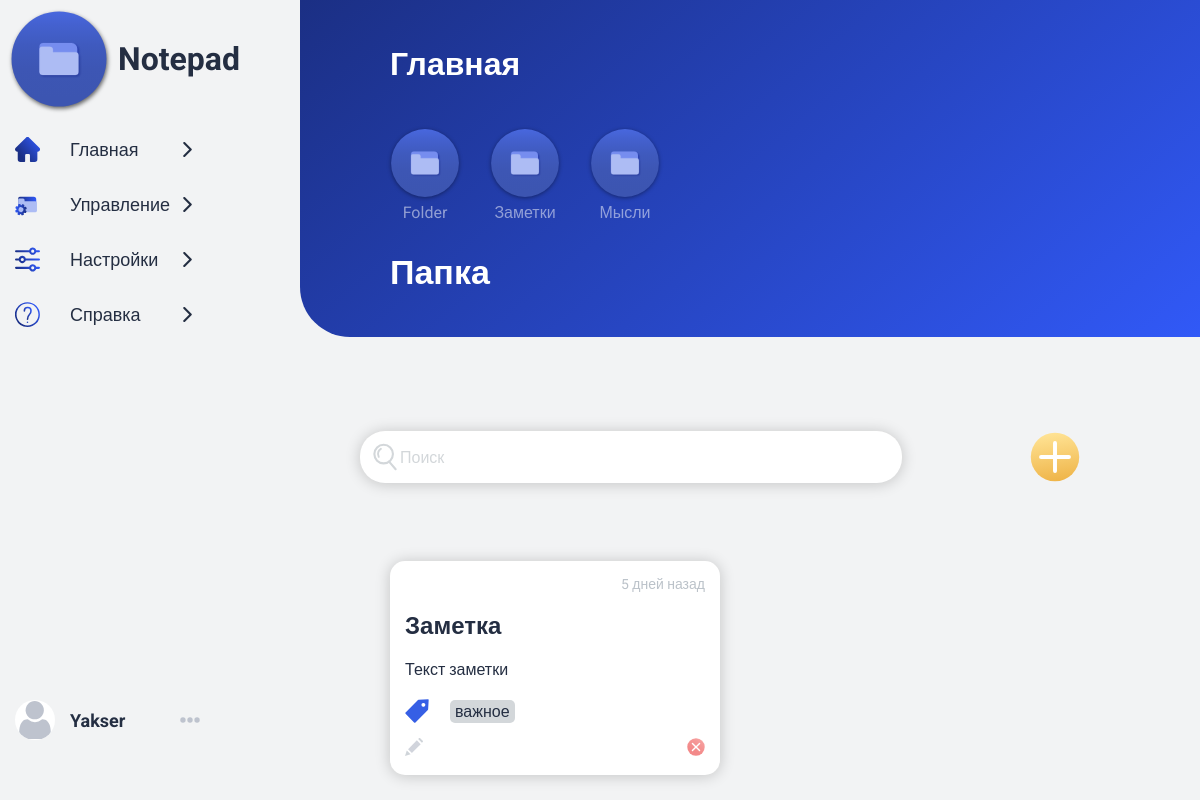
The page /2 (signed in) on the database its author committed.
### data/user.py (models this page shows, shortened)
class User(SqlAlchemyBase, UserMixin, SerializerMixin):
    __tablename__ = 'user'
    id = sqlalchemy.Column(sqlalchemy.Integer,
                           primary_key=True, autoincrement=True)
    login = sqlalchemy.Column(sqlalchemy.String, unique=True, nullable=False)
    password = sqlalchemy.Column(sqlalchemy.String, nullable=False)
    name = sqlalchemy.Column(sqlalchemy.String)
    surname = sqlalchemy.Column(sqlalchemy.String)
    sex = sqlalchemy.Column(sqlalchemy.String)
    country = sqlalchemy.Column(sqlalchemy.String)
    city = sqlalchemy.Column(sqlalchemy.String)
    phone = sqlalchemy.Column(sqlalchemy.String)
    email = sqlalchemy.Column(sqlalchemy.String, unique=True, nullable=False)
    modified_date = sqlalchemy.Column(sqlalchemy.String,
                                      default=current_date)
    folders = orm.relation("Folder", back_populates='user')

### data/folder.py (models this page shows, shortened)
class Folder(SqlAlchemyBase, SerializerMixin):
    __tablename__ = 'folder'
    id = sqlalchemy.Column(sqlalchemy.Integer, primary_key=True, unique=True, nullable=False)
    name = sqlalchemy.Column(sqlalchemy.String, nullable=False)
    date = sqlalchemy.Column(sqlalchemy.String, nullable=True, default=current_date)
    user_id = sqlalchemy.Column(sqlalchemy.Integer,
                                sqlalchemy.ForeignKey("user.id"))
    user = orm.relation('User')
    notes = orm.relation("Note", back_populates='folder')

### data/note.py (models this page shows, shortened)
class Note(SqlAlchemyBase, SerializerMixin):
    __tablename__ = 'note'
    id = sqlalchemy.Column(sqlalchemy.Integer, primary_key=True, unique=True, nullable=False)
    header = sqlalchemy.Column(sqlalchemy.String, nullable=False)
    text = sqlalchemy.Column(sqlalchemy.Text, nullable=True)
    date = sqlalchemy.Column(sqlalchemy.String, nullable=True, default=current_date)
    favorite = sqlalchemy.Column(sqlalchemy.Boolean, nullable=True)
    folder_id = sqlalchemy.Column(sqlalchemy.Integer,
                                  sqlalchemy.ForeignKey("folder.id"))
    folder = orm.relation('Folder')
    tags = sqlalchemy.Column(sqlalchemy.String)

### run.py (the view)
@app.route('/<folder_id>', methods=['POST', 'GET'])
@login_required
def folders(folder_id):
    if not folder_id.isdigit():
        return redirect(url_for('home'))
    if request.method == 'GET':
        query = ''
    else:
        query = request.form.get('search-note')
    acc_folders = current_user.folders
    session = db_session.create_session()
    notes = session.query(Note).filter(Note.folder_id == folder_id) \
        .filter(Note.header.like('%' + query.lower() + '%')).all()
    empty = ''
    if not notes:
        empty = "В этой папке нет ни одной заметки..."
    return render_template('folders.html', folders=acc_folders, notes=notes,
                           current_folder=session.query(Folder).filter(Folder.id == folder_id).first(),
                           empty=empty,
                           user=current_user, query=query)

### data/db_session.py (called while the page is built)
def create_session() -> Session:
    global __factory
    return __factory()

### data/momentjs.py (called while the page is built)
    def render(self, format):
        return Markup("""<script>moment.locale("ru");
                            document.write(moment(\"%s\").%s);
                        </script>"""
                      % (
                          self.timestamp.strftime("%Y-%m-%dT%H:%M:%S"), format))

    def fromNow(self):
        return self.render("fromNow()")

### run.py (called while the page is built)
@login_manager.user_loader
def load_user(user_id):
    db_sess = db_session.create_session()
    return db_sess.query(User).get(user_id)

### templates/folders.html (shortened to what this page needs)
{% extends 'main.html' %}
{% block block %}
    <div class="block">
        <div class="block-header">
            <h1>Главная</h1>
            <div class="block-menu">
                <ul class="folders">
                    {% for folder in folders %}
                        <li>
                            <a href="/{{ folder.id }}">
                                <img src="../static/img/folder.svg" alt="">
                                <span>{{ folder.name.capitalize() }}</span>
                            </a>
                        </li>
                    {% endfor %}
                </ul>
                <span class="cur-subheader cur-folder">{{ current_folder.name.capitalize() }}</span>
            </div>
        </div>
        <div class="content">
            <div class="manage">
                <form method="POST" class="search-form">
                    <input type="text" id="search-note" name="search-note" placeholder="Поиск" value="{{ query }}">
                </form>
                <a href="/add_note/{{ current_folder.id }}" class="add-btn"><img src="../static/img/add.svg"
                                                                                 alt=""></a>
            </div>
            <div class="notes">
                {% for note in notes %}
                    <article class="note">
                        <span class="date">{{ momentjs(note.date).fromNow() }}</span>
                        {% if note.header | length > 20 %}
                            <h2>{{ note.header.capitalize()[:20] }}...</h2>
                        {% else %}
                            <h2>{{ note.header.capitalize() }}</h2>
                        {% endif %}
                        <div class="note-text">
                            {% if note.text | length > 355 %}
                                <p>{{ note.text[:355] }}...</p>
                            {% else %}
                                <p>{{ note.text }}</p>
                            {% endif %}
                        </div>
                        {% if note.tags %}
                            <div class="tags">
                                <p class="tag"></p>
                                {% for tag in note.tags.split() %}
                                    <p class="tag">{{ tag }}</p>
                                {% endfor %}
                            </div>
                        {% endif %}
                        <div class="sub-btns">
                            <a href="/edit/{{ note.id }}"
                               class="edit-btn sub-btn"><img src="../static/img/pencil.svg" alt=""></a>
                            <a href="/del/{{ current_folder.id }}/{{ note.id }}"
                               class="del-btn sub-btn"><img src="../static/img/del.svg" alt=""></a>
                        </div>
                    </article>
                {% endfor %}
            </div>
        </div>
    </div>
{% endblock %}

### templates/main.html (shortened to what this page needs)
<!DOCTYPE html>
<html lang=ru>
<head>
    <link rel="stylesheet" href=" {{ url_for('static', filename='css/main.css') }}">
</head>
<body>
<div class="wrapper">
    <header>
        <div class="head">
            <div class="ico"><a href="#"><img src="../static/img/folder.svg" alt=""></a></div>
            <a href="{{ url_for('home') }}" class="text-logo">Notepad</a>
        </div>
        <nav>
            <ul class="menu">
                <li>
                    <a href="/" class="menu-link">
                        <img src="../static/img/home.svg" alt="">
                        <span>Главная</span>
                        <img class="right-arrow" src="../static/img/right-arrow.svg" alt="">
                    </a>
                </li>
                <li>
                    <a href="{{url_for('manage_folders')}}" class="menu-link">
                        <img src="../static/img/manage_folders.svg" alt="">
                        <span>Управление</span>
                        <img class="right-arrow" src="../static/img/right-arrow.svg" alt="">
                    </a>
                </li>
                <li>
                    <a href="{{ url_for('settings') }}" class="menu-link">
                        <img src="../static/img/settings.svg" alt="">
                        <span>Настройки</span>
                        <img class="right-arrow" src="../static/img/right-arrow.svg" alt="">
                    </a>
                </li>
                <li>
                    <a href="{{url_for('about')}}" class="menu-link">
                        <img src="../static/img/about.svg" alt="">
                        <span>Справка</span>
                        <img class="right-arrow" src="../static/img/right-arrow.svg" alt="">
                    </a>
                </li>
            </ul>
            <div class="user-nav">
                <img src="../static/img/user.svg" alt="" class="user-avatar">
                {% if user.login %}
                    <a class="user-name" href="{{ url_for('profile') }}">{{ user.login }}</a>
                {% else %}
                    <a class="login-ref" href="{{ url_for('login_page') }}">Войти</a>
                {% endif %}
                <div class="user-menu">
                </div>
            </div>
        </nav>
    </header>
    {% block block %}
    {% endblock %}
</div>
</body>
</html>

### rows shown on the page
User: login "Yakser"
Folder: name "Folder"
Folder: name "Заметки"
Folder: name "Мысли"
Folder: name "Папка"
Note: header "Заметка", text "Текст заметки", tags "важное"
